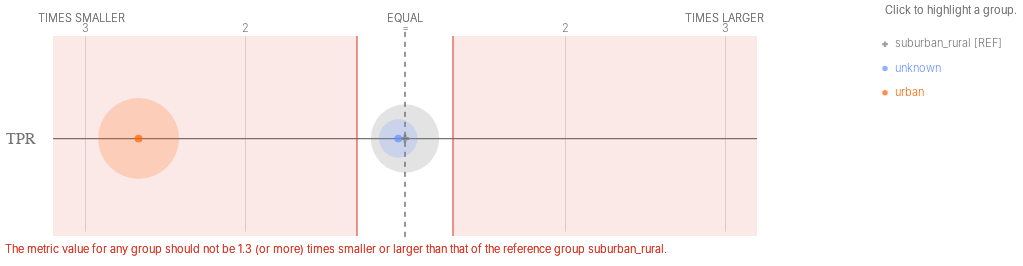

The notebook cell saved with this chart:
### Code cell
ap.disparities(bdf, metrics, 'metro_type', fairness_threshold = 1.3)

### Figure 1 — Vega-Lite specification as saved in the notebook (floating-point values rounded to 4 significant figures)
{"config": {"view": {"continuousWidth": 400, "continuousHeight": 300, "strokeWidth": 0}, "axisLeft": {"labelColor": "rgb(117,117,117)", "labelFont": "Helvetica", "labelFontSize": 16}}, "layer": [{"data": {"name": "data-b3bcfd1decd67fb31f95ea5e1bcd9e64"}, "mark": {"type": "rule", "stroke": "rgb(117,117,117)", "strokeWidth": 1.25, "tooltip": ""}, "encoding": {"x": {"type": "quantitative", "field": "x", "scale": {"domain": [-2, 2], "range": [80.0, 720.0]}}, "x2": {"field": "x2"}, "y": {"type": "nominal", "axis": {"domain": false, "labelAngle": 0, "labelPadding": -30, "orient": "left", "ticks": false, "title": ""}, "field": "metric", "scale": {"domain": ["TPR"], "range": [30, 225.0]}}}}, {"data": {"name": "data-79dd248bdaa0ea02c535240e8ad022c8"}, "mark": {"type": "rule", "stroke": "rgb(117,117,117)", "strokeDash": [5, 5], "strokeWidth": 1}, "encoding": {"tooltip": {"value": "suburban_rural [REF]"}, "x": {"value": 400.0}, "y": {"value": 20.83}, "y2": {"value": 229.2}}}, {"data": {"name": "data-bf3bbf11504879c3d6556966f4853596"}, "mark": {"type": "text", "align": "center", "color": "rgb(117,117,117)", "font": "Helvetica", "fontSize": 11, "fontWeight": 300, "tooltip": ""}, "encoding": {"text": {"type": "nominal", "field": "label"}, "x": {"type": "quantitative", "field": "value", "scale": {"domain": [-2, 2], "range": [80.0, 720.0]}}, "y": {"value": 17.5}}}, {"layer": [{"mark": {"type": "text", "align": "right", "fill": "rgb(117,117,117)", "font": "Helvetica", "fontSize": 11, "fontWeight": 300, "tooltip": ""}, "encoding": {"text": {"value": "TIMES SMALLER"}, "x": {"value": 120.0}, "y": {"value": 7.5}}}, {"mark": {"type": "text", "align": "left", "fill": "rgb(117,117,117)", "font": "Helvetica", "fontSize": 11, "fontWeight": 300, "tooltip": ""}, "encoding": {"text": {"value": "TIMES LARGER"}, "x": {"value": 680.0}, "y": {"value": 7.5}}}, {"mark": {"type": "text", "align": "center", "fill": "rgb(117,117,117)", "font": "Helvetica", "fontSize": 11, "fontWeight": 300, "tooltip": ""}, "encoding": {"text": {"value": "EQUAL"}, "x": {"value": 400.0}, "y": {"value": 7.5}}}], "data": {"name": "data-79dd248bdaa0ea02c535240e8ad022c8"}}, {"layer": [{"mark": {"type": "rule", "opacity": 0.8, "stroke": "rgb(217, 46, 28)", "strokeWidth": 1.25, "tooltip": ""}, "encoding": {"x": {"type": "quantitative", "field": "min", "scale": {"domain": [-2, 2], "range": [80.0, 720.0]}}, "y": {"value": 25.0}, "y2": {"value": 225.0}}}, {"mark": {"type": "rule", "opacity": 0.8, "stroke": "rgb(217, 46, 28)", "strokeWidth": 1.25, "tooltip": ""}, "encoding": {"x": {"type": "quantitative", "field": "max", "scale": {"domain": [-2, 2], "range": [80.0, 720.0]}}, "y": {"value": 25.0}, "y2": {"value": 225.0}}}, {"layer": [{"mark": {"type": "rect", "fill": "rgb(217, 46, 28)", "opacity": 0.1, "tooltip": ""}, "encoding": {"x": {"type": "quantitative", "field": "min", "scale": {"domain": [-2, 2], "range": [80.0, 720.0]}}, "x2": {"field": "lower_end"}, "y": {"value": 25.0}, "y2": {"value": 225.0}}}, {"mark": {"type": "rect", "fill": "rgb(217, 46, 28)", "opacity": 0.1, "tooltip": ""}, "encoding": {"x": {"type": "quantitative", "field": "max", "scale": {"domain": [-2, 2], "range": [80.0, 720.0]}}, "x2": {"field": "upper_end"}, "y": {"value": 25.0}, "y2": {"value": 225.0}}}]}, {"data": {"name": "data-79dd248bdaa0ea02c535240e8ad022c8"}, "mark": {"type": "text", "align": "left", "baseline": "top", "fill": "rgb(217, 46, 28)", "font": "Helvetica", "fontSize": 11, "fontWeight": 300, "tooltip": ""}, "encoding": {"text": {"value": "The metric value for any group should not be 1.3 (or more) times smaller or larger than that of the reference group suburban_rural."}, "x": {"value": 0}, "y": {"value": 233.3}}}], "data": {"name": "data-b643063563633c31a45d634da5f365b2"}}, {"layer": [{"mark": "circle"}, {"data": {"name": "data-841de853da7588b75c0e669abab68368"}, "mark": {"type": "circle", "opacity": 0.2}, "encoding": {"color": {"condition": {"type": "nominal", "field": "attribute_value", "legend": null, "scale": {"domain": ["suburban_rural", "unknown", "urban"], "range": ["rgb(117,117,117)", "rgb(100, 143, 255)", "rgb(254, 97, 0)", "rgb(220, 38, 127)", "rgb(255, 176, 0)", "rgb(120, 94, 240)"]}, "selection": "selector005"}, "value": "rgb(224,224,224)"}, "size": {"type": "quantitative", "field": "group_size", "legend": null, "scale": {"domain": [0, 10940.0], "range": [0, 7854.0]}}, "tooltip": [{"type": "nominal", "field": "attribute_value", "title": "Group"}, {"type": "nominal", "field": "tooltip_group_size", "title": "Group Size"}, {"type": "nominal", "field": "tooltip_disparity_explanation_tpr", "title": "Disparity"}, {"type": "quantitative", "field": "tpr", "format": ".2f", "title": "TPR"}], "x": {"type": "quantitative", "axis": {"domain": false, "labels": false, "ticks": false, "title": null, "values": [-2, -1, 1, 2]}, "field": "tpr_disparity_scaled", "scale": {"domain": [-2, 2], "range": [80.0, 720.0]}}, "y": {"type": "nominal", "axis": {"domain": false, "grid": false, "labels": false, "ticks": false, "title": " "}, "field": "metric_variable", "scale": {"domain": ["TPR"], "range": [30, 225.0]}}}, "selection": {"selector007": {"type": "multi", "empty": "all", "fields": ["attribute_value"]}}, "transform": [{"calculate": "'TPR'", "as": "metric_variable"}]}, {"layer": [{"mark": "point"}, {"data": {"name": "data-841de853da7588b75c0e669abab68368"}, "mark": {"type": "point", "filled": true, "size": 60}, "encoding": {"color": {"condition": {"type": "nominal", "field": "attribute_value", "legend": null, "scale": {"domain": ["suburban_rural", "unknown", "urban"], "range": ["rgb(117,117,117)", "rgb(100, 143, 255)", "rgb(254, 97, 0)", "rgb(220, 38, 127)", "rgb(255, 176, 0)", "rgb(120, 94, 240)"]}, "selection": "selector005"}, "value": "rgb(224,224,224)"}, "shape": {"type": "nominal", "field": "attribute_value", "legend": null, "scale": {"domain": ["suburban_rural", "unknown", "urban"], "range": ["cross", "circle", "circle"]}}, "tooltip": [{"type": "nominal", "field": "attribute_value", "title": "Group"}, {"type": "nominal", "field": "tooltip_group_size", "title": "Group Size"}, {"type": "nominal", "field": "tooltip_disparity_explanation_tpr", "title": "Disparity"}, {"type": "quantitative", "field": "tpr", "format": ".2f", "title": "TPR"}], "x": {"type": "quantitative", "axis": {"domain": false, "labels": false, "ticks": false, "title": null, "values": [-2, -1, 1, 2]}, "field": "tpr_disparity_scaled", "scale": {"domain": [-2, 2], "range": [80.0, 720.0]}}, "y": {"type": "nominal", "axis": {"domain": false, "grid": false, "labels": false, "ticks": false, "title": " "}, "field": "metric_variable", "scale": {"domain": ["TPR"], "range": [30, 225.0]}}}, "selection": {"selector006": {"type": "multi", "empty": "all", "fields": ["attribute_value"]}}, "transform": [{"calculate": "'TPR'", "as": "metric_variable"}]}]}]}, {"layer": [{"mark": {"type": "point", "filled": true, "tooltip": ""}, "encoding": {"color": {"condition": {"type": "nominal", "field": "attribute_value", "legend": null, "scale": {"domain": ["suburban_rural", "unknown", "urban"], "range": ["rgb(117,117,117)", "rgb(100, 143, 255)", "rgb(254, 97, 0)", "rgb(220, 38, 127)", "rgb(255, 176, 0)", "rgb(120, 94, 240)"]}, "selection": "selector005"}, "value": "rgb(224,224,224)"}, "shape": {"type": "nominal", "field": "attribute_value", "legend": null, "scale": {"domain": ["suburban_rural", "unknown", "urban"], "range": ["cross", "circle", "circle"]}}, "x": {"value": 880.0}, "y": {"type": "nominal", "axis": {"domain": false, "grid": false, "labels": false, "ticks": false, "title": " "}, "field": "attribute_value", "scale": {"domain": ["suburban_rural", "unknown", "urban"], "range": [21, 94]}}}, "selection": {"selector005": {"type": "multi", "empty": "all", "fields": ["attribute_value"]}}}, {"mark": {"type": "text", "align": "left", "baseline": "middle", "font": "Helvetica", "fontSize": 11, "fontWeight": 300, "tooltip": ""}, "encoding": {"color": {"condition": {"type": "nominal", "field": "attribute_value", "legend": null, "scale": {"domain": ["suburban_rural", "unknown", "urban"], "range": ["rgb(117,117,117)", "rgb(100, 143, 255)", "rgb(254, 97, 0)", "rgb(220, 38, 127)", "rgb(255, 176, 0)", "rgb(120, 94, 240)"]}, "selection": "selector005"}, "value": "rgb(224,224,224)"}, "text": {"type": "nominal", "field": "label"}, "x": {"value": 890.0}, "y": {"type": "nominal", "axis": {"domain": false, "grid": false, "labels": false, "ticks": false, "title": " "}, "field": "attribute_value", "scale": {"domain": ["suburban_rural", "unknown", "urban"], "range": [21, 94]}}}, "selection": {"selector008": {"type": "multi", "empty": "all", "fields": ["attribute_value"]}}}, {"data": {"name": "data-79dd248bdaa0ea02c535240e8ad022c8"}, "mark": {"type": "text", "align": "left", "baseline": "middle", "color": "rgb(117,117,117)", "font": "Helvetica", "fontSize": 11, "fontWeight": 300, "tooltip": ""}, "encoding": {"text": {"value": "Click to highlight a group."}, "x": {"value": 880.0}, "y": {"value": 0}}}], "data": {"name": "data-e1f9423a4bded23d71327d85bde107c5"}}], "height": 250, "resolve": {"scale": {"size": "independent", "y": "independent"}}, "width": 800, "$schema": "https://vega.github.io/schema/vega-lite/v4.8.1.json", "datasets": {"data-b3bcfd1decd67fb31f95ea5e1bcd9e64": [{"metric": "TPR", "x": -2.2, "x2": 2.2}], "data-79dd248bdaa0ea02c535240e8ad022c8": [{"a": 1, "b": 0}, {"a": 1, "b": 0}], "data-bf3bbf11504879c3d6556966f4853596": [{"value": -2, "label": 3}, {"value": -1, "label": 2}, {"value": 0, "label": "="}, {"value": 1, "label": 2}, {"value": 2, "label": 3}], "data-b643063563633c31a45d634da5f365b2": [{"min": -0.3, "max": 0.3, "lower_end": -2.2, "upper_end": 2.2}], "data-841de853da7588b75c0e669abab68368": [{"attribute_name": "metro_type", "attribute_value": "suburban_rural", "group_size": 6506, "total_entities": 17677, "tpr": 0.1308, "tpr_disparity": 1.0, "tpr_disparity_scaled": 0.0, "tooltip_group_size": "6,506 (36.80%)", "tooltip_disparity_explanation_tpr": "Reference group"}, {"attribute_name": "metro_type", "attribute_value": "unknown", "group_size": 2056, "total_entities": 17677, "tpr": 0.1255, "tpr_disparity": 0.9594, "tpr_disparity_scaled": -0.0423, "tooltip_group_size": "2,056 (11.63%)", "tooltip_disparity_explanation_tpr": "1.04 times smaller TPR than the reference group"}, {"attribute_name": "metro_type", "attribute_value": "urban", "group_size": 9115, "total_entities": 17677, "tpr": 0.04908, "tpr_disparity": 0.3752, "tpr_disparity_scaled": -1.665, "tooltip_group_size": "9,115 (51.56%)", "tooltip_disparity_explanation_tpr": "2.67 times smaller TPR than the reference group"}], "data-e1f9423a4bded23d71327d85bde107c5": [{"attribute_value": "suburban_rural", "label": "suburban_rural [REF]"}, {"attribute_value": "unknown", "label": "unknown"}, {"attribute_value": "urban", "label": "urban"}]}}
